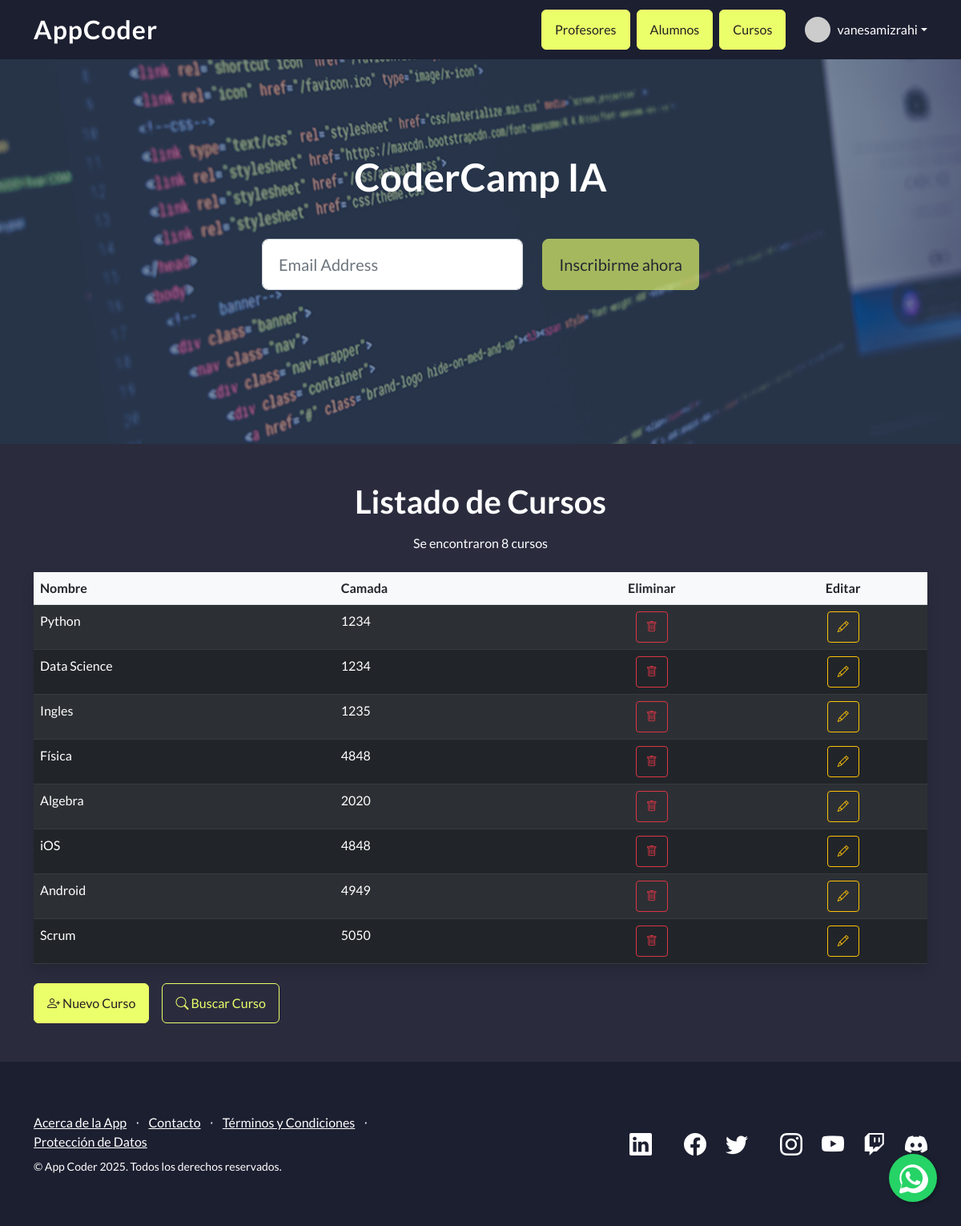
The app's page /AppCoder/cursos/ (signed in), older data.
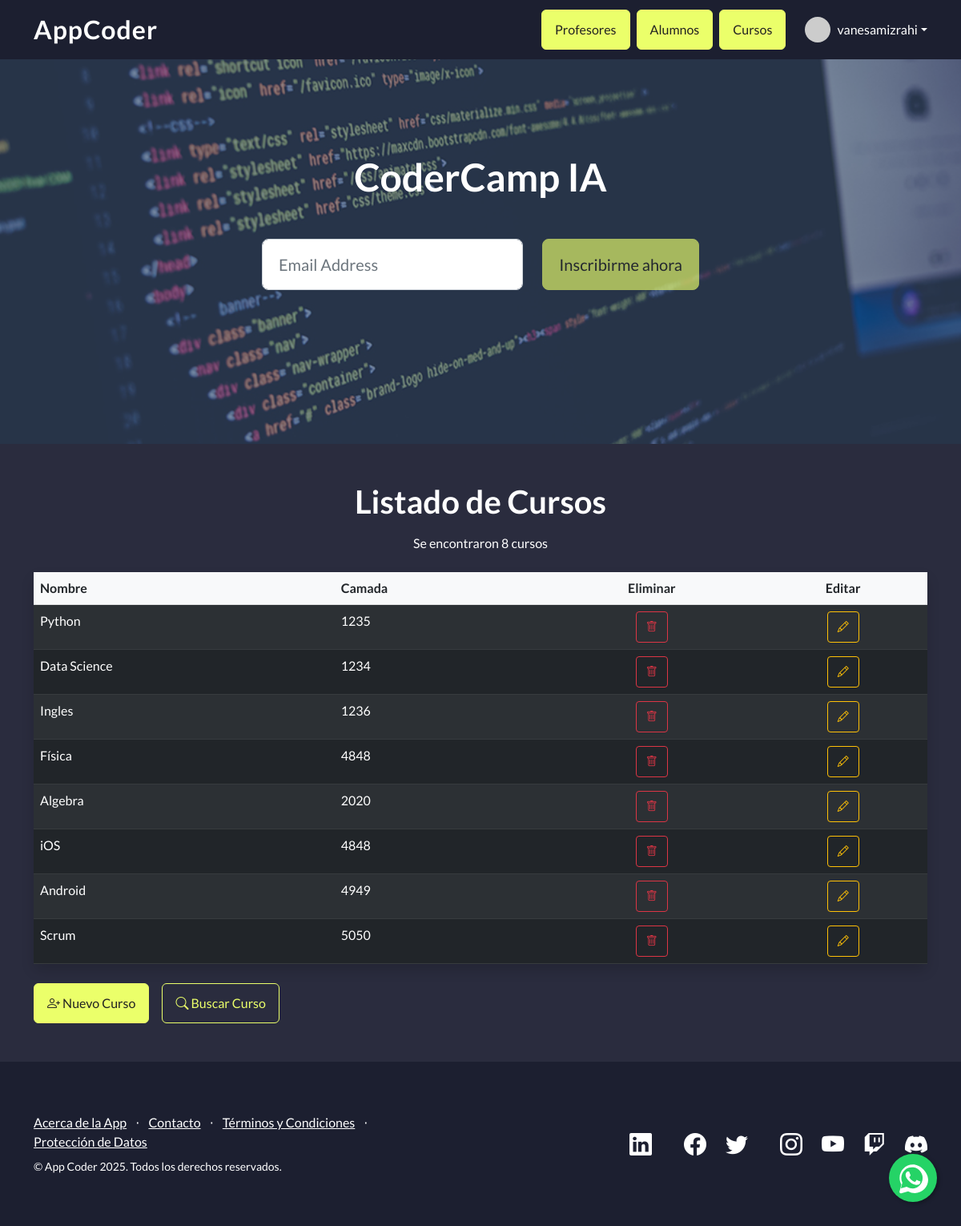
The same page, newer data.
### AppCoder/models.py (models this page shows, shortened)
class Curso(models.Model):
    nombre = models.CharField(max_length=40)
    camada = models.IntegerField()

### AppCoder/views.py (the view)
# urls.py: path('cursos/', views.cursos, name='cursos'),
def cursos(request):
    cursos_list = Curso.objects.all()
    cursos_dictionary = {
        "cursos": cursos_list
    }
    plantilla = loader.get_template("cursos.html")
    documento = plantilla.render(cursos_dictionary, request)
    return HttpResponse(documento)

### AppCoder/template/cursos.html
{% extends "padre.html" %}
{% load static %}
{% block contenido %}
<div class="container my-5 text-white">
    <h1 class="text-center mb-3">Listado de Cursos</h1>
    <p class="text-center mb-4">Se encontraron {{cursos|length}} cursos</p>
        <table class="table table-dark table-striped table-hover rounded shadow">
        <thead class="table-light text-dark">
            <tr>
                <th>Nombre</th>
                <th>Camada</th>
                <th class="text-center">Eliminar</th>
                <th class="text-center">Editar</th>
            </tr>
        </thead>
        <tbody>
            {% for curso in cursos %}
            <tr>
                <td>{{ curso.nombre }}</td>
                <td>{{ curso.camada }}</td>
                <td class="text-center">
                    <a href="{% url 'eliminar_curso' curso.id %}" class="btn btn-sm btn-outline-danger"
                    title="Eliminar" onclick="return confirm('¿Seguro que deseas eliminar este curso?');">
                        <i class="bi bi-trash"></i>
                    </a>
                </td>
                <td class="text-center">
                    <a href="{% url 'editar_curso' curso.id %}" class="btn btn-sm btn-outline-warning"
                    title="Editar">
                        <i class="bi bi-pencil"></i>
                    </a>
                </td>
            </tr>
            {% endfor %}
        </tbody>
    </table>
    <div class="mt-4 d-flex gap-3">
        <a href="{% url 'curso_formulario' %}" class="btn btn-primary text-white">
            <i class="bi bi-person-plus"></i> Nuevo Curso
        </a>
        <a href="{% url 'buscar_curso' %}" class="btn btn-outline-primary text-white">
            <i class="bi bi-search"></i> Buscar Curso
        </a>
    </div>
</div>
{% endblock %}

### AppCoder/template/padre.html (shortened to what this page needs)
{% load static %}
<!DOCTYPE html>
<html lang="en">
<head>
    <link href="https://cdn.jsdelivr.net/npm/bootstrap-icons@1.5.0/font/bootstrap-icons.css" rel="stylesheet"
        type="text/css" />
    <link href="{% static 'AppCoder/css/styles.css' %}" rel="stylesheet" />
    <link href="https://cdn.jsdelivr.net/npm/bootstrap-icons/font/bootstrap-icons.css" rel="stylesheet">
</head>
<body>
    <nav class="navbar navbar-light fixed-top" style="background-color: rgb(28, 31, 48)">
        <div class="container d-flex justify-content-between align-items-center">
            <a class="navbar-brand text-white fw-bold" style="letter-spacing:1px; font-size:2rem;"
                href="{% url 'inicio' %}">AppCoder</a>
            <div class="d-flex align-items-center gap-2 ms-auto">
                {% if user.is_authenticated %}
                <a class="btn btn-primary" href="{% url 'profesores' %}">Profesores</a>
                <a class="btn btn-primary" href="{% url 'alumnos' %}">Alumnos</a>
                <a class="btn btn-primary" href="{% url 'cursos' %}">Cursos</a>
                <div class="dropdown ms-3">
                    <a class="d-flex align-items-center text-white text-decoration-none dropdown-toggle" href="#"
                        role="button" id="userDropdown" data-bs-toggle="dropdown" aria-expanded="false">
                        <img src="https://ui-avatars.com/api/?name={{ user.username }}&background=random&color=fff"
                            alt="Avatar" width="32" height="32" class="rounded-circle me-2">
                        <span>{{ user.username }}</span>
                    </a>
                </div>
                {% else %}
                <a class="btn" style="background-color: rgb(233, 144, 255); color: rgb(105, 27, 123); border: none;"
                    href="{% url 'login' %}">Iniciar Sesión</a>
                <a class="btn" style="background-color: rgb(233, 144, 255); color: rgb(105, 27, 123); border: none;"
                    href="{% url 'signup' %}">Registrate</a>
                {% endif %}
            </div>
        </div>
    </nav>
    <header class="masthead">
        <div class="container position-relative">
            <div class="row justify-content-center">
                <div class="col-xl-6">
                    <div class="text-center text-white">
                        <h1 class="mb-5">CoderCamp IA</h1>
                        <form class="form-subscribe" id="contactForm"
                            data-sb-form-api-token="23ec1bc0-2f1a-4fa4-b7f5-516d4bdc8510">
                            <div class="row">
                                <div class="col">
                                    <input class="form-control form-control-lg" id="emailAddress" type="email"
                                        placeholder="Email Address" data-sb-validations="required,email" />
                                </div>
                                <div class="col-auto">
                                    <button class="btn btn-primary btn-lg disabled" id="submitButton"
                                        type="submit">Inscribirme ahora</button>
                                </div>
                            </div>
                        </form>
                    </div>
                </div>
            </div>
        </div>
    </header>
    {% block contenido %}
    {% endblock %}
    <footer class="footer" style="background-color: rgb(28, 31, 48); color: #fff;">
        <div class="container">
            <div class="row">
                <div class="col-lg-6 h-100 text-center text-lg-start my-auto">
                    <ul class="list-inline mb-2">
                        <li class="list-inline-item"><a class="text-white" href="https://www.coderhouse.com/ar"
                                target="_blank">Acerca de la App</a></li>
                        <li class="list-inline-item text-white">⋅</li>
                        <li class="list-inline-item"><a class="text-white" href="{% url 'contacto' %}">Contacto</a></li>
                        <li class="list-inline-item text-white">⋅</li>
                        <li class="list-inline-item"><a class="text-white" href="https://www.coderhouse.com/ar/legales"
                                target="_blank">Términos y Condiciones</a></li>
                        <li class="list-inline-item text-white">⋅</li>
                        <li class="list-inline-item"><a class="text-white"
                                href="https://www.coderhouse.com/ar/proteccion-de-datos" target="_blank">Protección de
                                Datos</a></li>
                    </ul>
                    <p class="text-white small mb-4 mb-lg-0">&copy; App Coder 2025. Todos los derechos reservados.  </p>
                </div>
                <div class="col-lg-6 h-100 text-lg-end my-auto">
                    <ul class="list-inline mb-0 d-flex justify-content-end gap-3">
                        <li class="list-inline-item me-4">
                            <a href="https://www.linkedin.com/school/coderhouse/posts/?feedView=all" target="_blank">
                                <i class="bi-linkedin fs-3 text-white"></i>
                            </a>
                        </li>
                        <li class="list-inline-item">
                            <a href="https://www.facebook.com/Coderhouse/" target="_blank">
                                <i class="bi-facebook fs-3 text-white"></i>
                            </a>
                        </li>
                        <li class="list-inline-item me-4">
                            <a href="https://twitter.com/coderhouse" target="_blank">
                                <i class="bi-twitter fs-3 text-white"></i>
                            </a>
                        </li>
                        <li class="list-inline-item">
                            <a href="https://www.instagram.com/coderhouse/" target="_blank">
                                <i class="bi-instagram fs-3 text-white"></i>
                            </a>
                        </li>
                        <li class="list-inline-item">
                            <a href="https://www.youtube.com/channel/UCeFRG6700bzqYI0M_9vyelw/videos" target="_blank">
                                <i class="bi-youtube fs-3 text-white"></i>
                            </a>
                        </li>
                        <li class="list-inline-item">
                            <a href="https://www.twitch.tv/coderhouse" target="_blank">
                                <i class="bi-twitch fs-3 text-white"></i>
                            </a>
                        </li>
                        <li class="list-inline-item">
                            <a href="https://discord.com/invite/js5X5SDYSr" target="_blank">
                                <i class="bi-discord fs-3 text-white"></i>
                            </a>
                        </li>
                    </ul>
                </div>
            </div>
        </div>
    </footer>
    <a href="https://api.whatsapp.com/send/?phone=5491156175099&text=Hola+Coderhouse%21+Tengo+una+consulta+sobre&type=phone_number&app_absent=0"
        class="whatsapp-float" target="_blank" title="Contactar por WhatsApp">
    </a>
</body>
</html>

### AppCoder/template/padre.html (style rules this page uses)
body { background-color: rgb(42, 44, 62) !important; color: #fff !important; }
.btn-primary { background-color: rgb(235, 255, 106) !important; border-color: rgb(235, 255, 106) !important; color: #222 !important; }
.btn-outline-primary, .btn-primary:focus { color: rgb(235, 255, 106) !important; border-color: rgb(235, 255, 106) !important; }
.whatsapp-float { position: fixed; width: 60px; height: 60px; bottom: 30px; right: 30px; z-index: 100; background-color: #25d366; border-radius: 50%; display: flex; align-items: center; justify-content: center; box-shadow: 2px 2px 5px rgba(0, 0, 0, 0.3); }

Row changes from the older to the newer data that the page shows:
changed Curso "Python": camada "1234" → "1235"
changed Curso "Ingles": camada "1235" → "1236"
